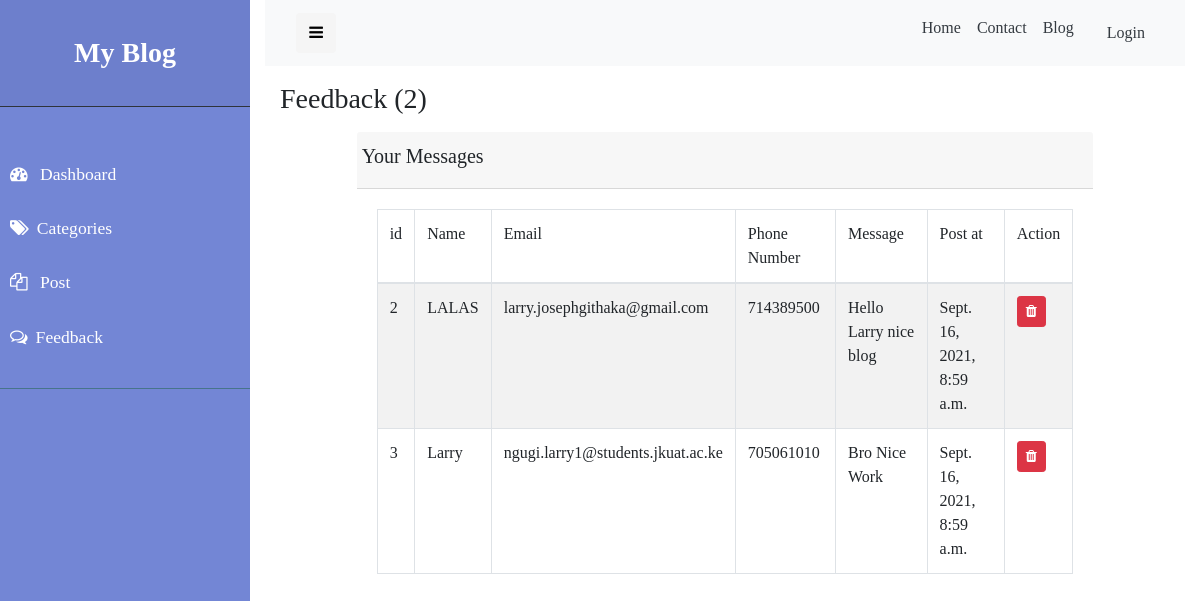
The page /staff/feedback on the database as committed earlier.
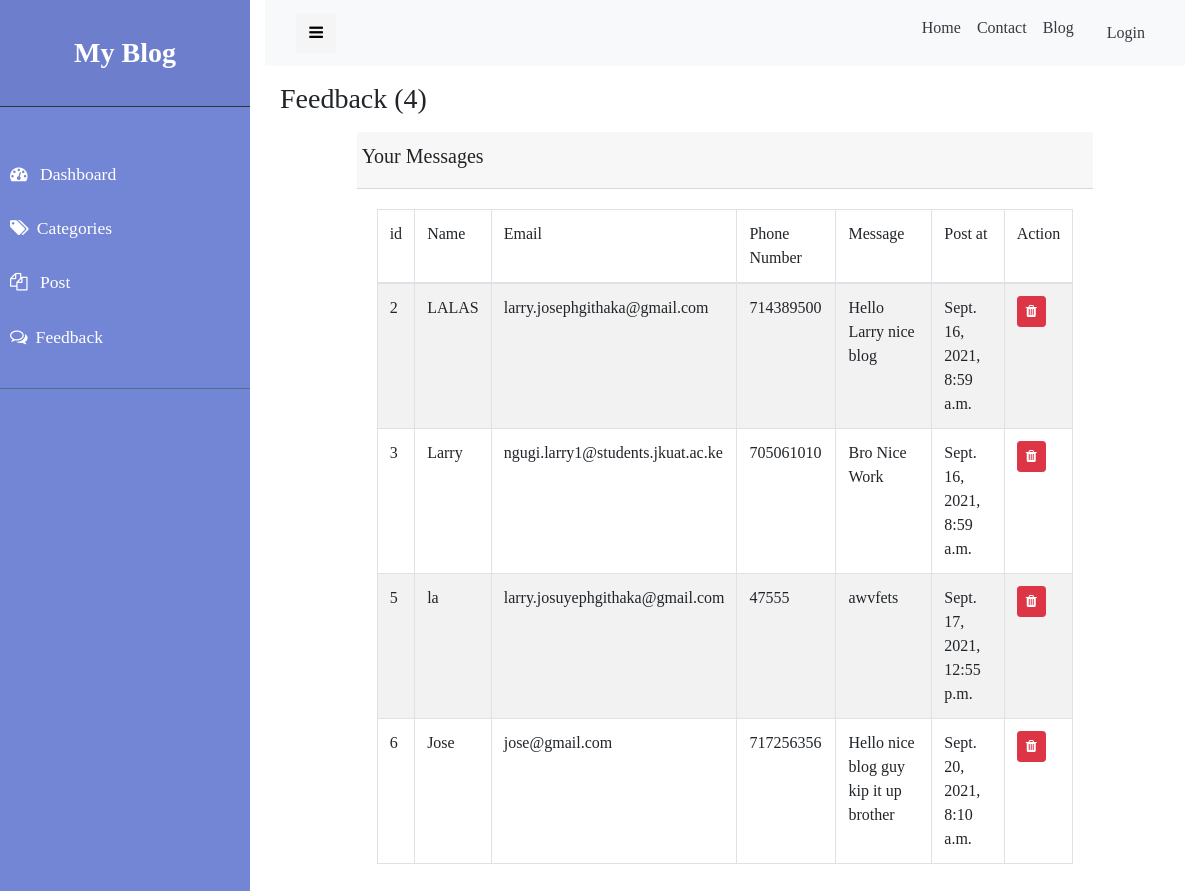
The same page on the database as committed later.
### blog/models.py (models this page shows, shortened)
class Feedback (models.Model):
    message = models.TextField()
    name = models.CharField(max_length=50,blank=True,null=True)
    email = models.EmailField(max_length=100,blank=True,null=True)
    phone_number = models.IntegerField(blank=True,null=True)
    created_at = models.DateTimeField(auto_now_add=True)
    updated_at = models.DateTimeField(auto_now=True)
    class Meta:
        verbose_name_plural = 'Feedback'

### blog/views.py (the view)
# urls.py: path('feedback', views.showFeedback, name='feedback'),
def showFeedback(request):
    context = {}
    context['feedback_list'] = Feedback.objects.all()
    return render(request, 'blog/admin/feedback.html', context)

### blog/templates/blog/admin/feedback.html (shortened to what this page needs)
{% extends 'blog/admin/layouts/admin-base.html' %}
{% load static %}
{% block 'content' %}
<div class="container-fluid">
    <h3 class="my-3 "> Feedback ({{feedback_list|length}}) </h3>
    <div class="row justify-content-center">
        <div class="col-lg-10">
            <div class="card-header">
                <div class="row">
                    <h5>Your Messages</h5>
                </div>
            </div>
            <div class="card-body">
                <table class="table table-striped table-bordered">
                    <thead>
                        <tr>
                            <td>id</td>
                            <td>Name</td>
                            <td>Email</td>
                            <td>Phone Number</td>
                            <td>Message</td>
                            <td>Post at</td>
                            <td>Action</td>
                        </tr>
                    </thead>
                    <tbody>
                        {% for feedback in feedback_list %}
                        <tr>
                            <td>{{feedback.id}}</td>
                            <td>{{feedback.name}}</td>
                            <td>{{feedback.email}}</td>
                            <td>{{feedback.phone_number}}</td>
                            <td>{{feedback.message}}</td>
                            <td>{{feedback.created_at}}</td>
                            <td>
                                <a href=" {% url 'delete_feedback' feedback.id %} " class="btn btn-danger btn-sm">
                                    <i class="fa fa-trash"></i>
                                </a>
                            </td>
                        </tr>
                        {% endfor %}
                    </tbody>
                </table>
            </div>
        </div>
    </div>
</div>
{% endblock %}

### blog/templates/blog/admin/layouts/admin-base.html (shortened to what this page needs)
{% load static %}
<!DOCTYPE html>
<html lang="en">
<head>
  <link rel="stylesheet" href="https://stackpath.bootstrapcdn.com/bootstrap/4.1.3/css/bootstrap.min.css"
>
  <link rel="stylesheet" href="https://stackpath.bootstrapcdn.com/bootstrap/4.4.1/css/bootstrap.min.css">
  <link rel="stylesheet" href="https://use.fontawesome.com/releases/v5.1.0/css/all.css"
>
  <link rel="stylesheet" href="https://cdnjs.cloudflare.com/ajax/libs/font-awesome/4.7.0/css/font-awesome.min.css">
  <link rel="stylesheet" href="{% static 'css/adminstyle.css' %}">
</head>
<body>
  <div class="wrapper">
    {% include 'blog/admin/layouts/admin-sidebar.html' %}
    <div id="content" class="container-fluid">
      {% include 'blog/admin/layouts/admin-nav.html' %}
      {% block 'content' %}{% endblock 'content' %}
    </div>
  </div>
</body>
</html>

### blog/templates/blog/admin/layouts/admin-sidebar.html
<nav id="sidebar">
    <div class="sidebar-header">
        <h3 class="text-center my-3 font-weight-bold">My Blog </h3>
    </div>
    <hr class=" mt-0 bg-dark">
    <ul class="list-unstyled components">
        <li class="my-2 " >
            <a href="{% url 'staff' %} " ><i class="fa fa-tachometer mr-2 " aria-hidden="true"></i> Dashboard</a>
        </li>
        <li class="my-2 ">
            <a href=" {% url 'categories' %} ">
                <i class="fa fa-tags mr-2 " aria-hidden="true"></i>Categories</a>
        </li>
        <li class="my-2 ">
            <a href="{% url 'posts' %}">
                <i class="fa fa-files-o mr-2 " aria-hidden="true"></i>
                Post</a>
        </li>
        <li class="my-2 ">
            <a href="{% url 'feedback' %}">
                <i class="fa fa-comments-o mr-2 " aria-hidden="true"></i>Feedback</a>
        </li>
    </ul>
</nav>

### blog/templates/blog/admin/layouts/admin-nav.html (shortened to what this page needs)
<nav class="navbar navbar-expand-lg navbar-light bg-light">
    <div class="container-fluid">
        <button type="button" id="sidebarCollapse" class="btn btn-black ">
            <i class="fa fa-bars" aria-hidden="true"></i>
        </button>
      <div class="collapse navbar-collapse" id="navbarNav">
        <ul class="navbar-nav ml-auto">
          <li class="nav-item active">
            <a class="nav-link text-dark " href="{% url 'home' %}">Home <span class="sr-only">(current)</span></a>
          </li>
          <li class="nav-item">
            <a class="nav-link text-dark" href="{% url 'contact' %}">Contact</a>
          </li>
          <li class="nav-item">
            <a class="nav-link text-dark" href="{% url 'blog' %}">Blog</a>
          </li>
          <li class="nav-item">
            <a class="nav-link text-dark btn btn-light text-dark py-2 m-1 ml-3  mr-auto " href="#">Login</a>
          </li>
        </ul>
      </div>
    </div>
</nav>

### blog/static/css/adminstyle.css (style rules this page uses)
.wrapper { display: flex; width: 100%; font-family:Cambria, Cochin, Georgia, Times, 'Times New Roman', serif; }
#sidebar { min-width: 250px; max-width: 250px; min-height: 100vh; background: #7386D5; color: #fff; transition: all 0.3s; }
#sidebarCollapse { width: 40px; height: 40px; background: #f5f5f5; border: none; border-color: black; color: black; }
#sidebar .sidebar-header { padding: 20px; background: #6d7fcc; font-family: Georgia, 'Times New Roman', Times, serif; }
#sidebar ul.components { padding: 20px 0; border-bottom: 1px solid #47748b; }
#sidebar ul li a { padding: 10px; font-size: 1.1em; display: block; }
a, a:hover, a:focus { color: inherit; text-decoration: none; transition: all 0.3s; }

Rows that differ between the two databases and show on the page:
added Feedback: id "5", name "la", email "larry.josuyephgithaka@gmail.com", phone_number "47555", message "awvfets", created_at "Sept. 17, 2021, 12:55 p.m."
added Feedback: id "6", name "Jose", email "jose@gmail.com", phone_number "717256356", message "Hello nice blog guy kip it up brother", created_at "Sept. 20, 2021, 8:10 a.m."
Other text that changed with them:
{{ feedback_list|length }}: "2" → "4"
